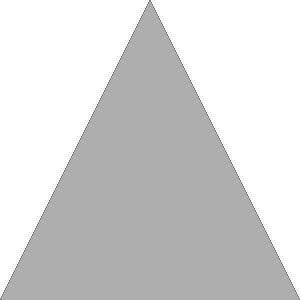
Frame 1 (no input)
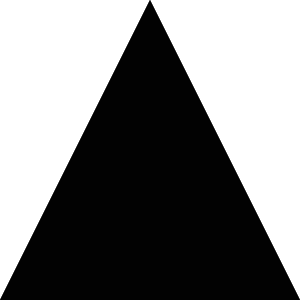
Frame 60 (the mouse pressed at the canvas centre just before this capture)
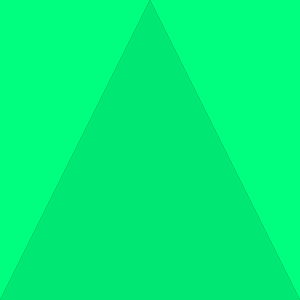
Frame 120 (the mouse held since frame 60 and released just before this capture)

The Processing sketch that drew these frames (run headless with seeded random() and noise(); from frame 60 on, the mouse is pressed at the canvas centre):

// Processing sketch: processing_14130
// ── processing_14130.pde

void setup() {
  size(300,300);
  colorMode(HSB,360,100,100);
}

void draw() {
  background(mouseY,mouseX,250);
  noStroke();
 
  for( int x=0; x<=300; x=x+50 ) {
    float y=sin(random(x+frameCount))*300*0.8+80;
    fill(mouseX,mouseY,random(150));
    triangle(150,0,0,300,300,300);
  }
 }


                
